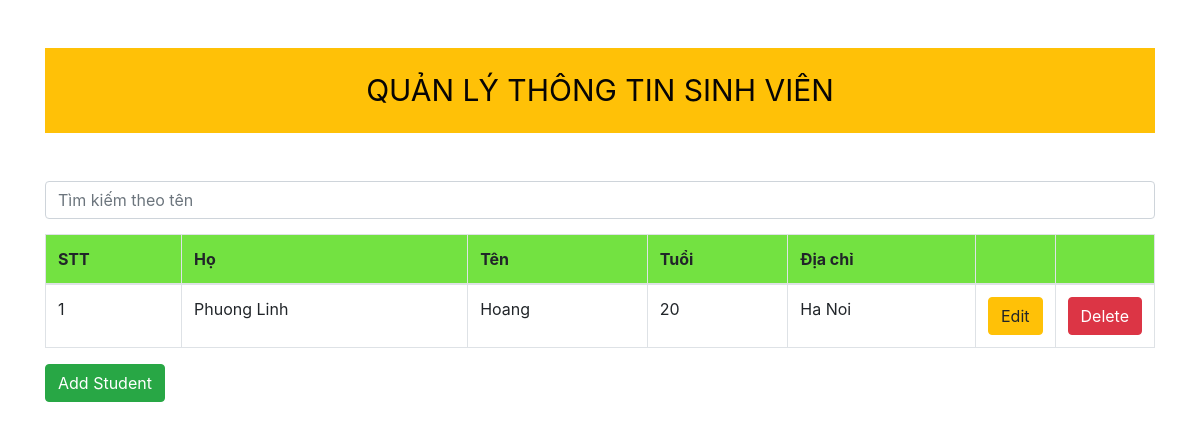
/TeacherWeb.php?s=Phuong Linh, run on the app's committed database.
### tables this page shows
CREATE TABLE `student` (
  `id` int(255) NOT NULL,
  `fname` varchar(80) NOT NULL,
  `lname` varchar(100) NOT NULL,
  `age` int(100) NOT NULL,
  `address` text NOT NULL,
  `username` varchar(45) NOT NULL,
  `password` varchar(45) NOT NULL
);

### dbhelp.php (called while the page is built, shortened)
<?php
function executeResult($sql) {
	$conn = mysqli_connect(HOST, USERNAME, PASSWORD, DATABASE);
	$resultset = mysqli_query($conn, $sql);
	$list      = [];
	while ($row = mysqli_fetch_array($resultset, 1)) {
		$list[] = $row;
	}
	return $list;
}

### TeacherWeb.php (the view, shortened to what this page needs)
<?php
require_once ('dbhelp.php');
?>
<!DOCTYPE html>
<html>
<head>
	<link rel="stylesheet" href="https://maxcdn.bootstrapcdn.com/bootstrap/4.4.1/css/bootstrap.min.css">
	<link rel="stylesheet" href="assets/css/Teacher.css">
</head>
<body>
	<div class="container">
		<div class="panel panel-primary">
			<div class="panel-heading">
				QUẢN LÝ THÔNG TIN SINH VIÊN
			</div>
			<form method="get">
					<input type="text" name="s" class="form-control" style="margin-top: 15px; margin-bottom: 15px;" placeholder="Tìm kiếm theo tên">
				</form>
			<div class="panel-body">
				<table class="table table-bordered">
					<thead>
						<tr>
							<th class="title ">STT</th>
							<th class="title ">Họ</th>
                                                        <th class="title ">Tên</th>
							<th class="title ">Tuổi</th>
							<th class="title ">Địa chỉ</th>
                                                        <th class ="title" width="60px"></th>
							<th class ="title" width="60px"></th>
						</tr>
					</thead>
					<tbody>
<?php
if (isset($_GET['s']) && $_GET['s'] != '') {
	$sql = 'select * from student where fname like "%'.$_GET['s'].'%"';
} else {
	$sql = 'select * from student';
}
$studentList = executeResult($sql);
$index = 1;
foreach ($studentList as $std) {
	echo '<tr>
			<td>'.($index++).'</td>
			<td>'.$std['fname'].'</td>
                        <td>'.$std['lname'].'</td>
			<td>'.$std['age'].'</td>
			<td>'.$std['address'].'</td>
			<td><button class="btn btn-warning" onclick=\'window.open("input.php?id='.$std['id'].'","_self")\'>Edit</button></td>
			<td><button class="btn btn-danger" onclick="deleteStudent('.$std['id'].')">Delete</button></td>
		</tr>';
}
?>
					</tbody>
				</table>
				<button class="btn btn-success" onclick="window.open('input.php', '_self')">Add Student</button>
			</div>
		</div>
	</div>
</body>
</html>

### assets/css/Teacher.css (style rules this page uses)
.panel-heading { text-align: center; font-size: 30px; color: #070505; background-color: #ffc107; margin: 3rem 0; padding: 20px; }
.title { background-color: #73e241; }

### data on the page
student: fname "Phuong Linh", lname "Hoang", age "20", address "Ha Noi"
